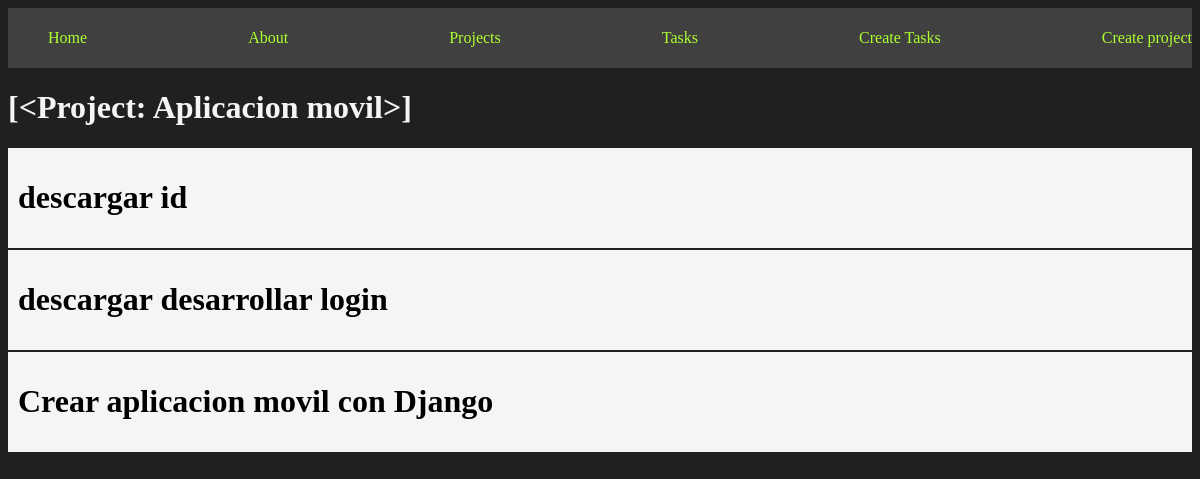
/projects/1, run on the app's committed database.
### myapp/models.py (models this page shows, shortened)
class Project(models.Model):
        name = models.CharField(max_length=200)
        def __str__(self):
                return self.name

class Task(models.Model):
        title = models.CharField(max_length=200)
        description = models.TextField()
        project = models.ForeignKey(Project, on_delete=models.CASCADE)
        done = models.BooleanField(default=False)

### myapp/views.py (the view)
# urls.py: path('projects/<int:id>', views.project_detail, name="project_detail"),
def project_detail(request, id):
    project = get_list_or_404(Project, id=id)
    tasks = Task.objects.filter(project_id=id)
    print(project)
    return render(request, 'detail.html',{
        'project': project,
        'tasks':tasks
    })

### myapp/templates/detail.html
{% extends 'layaouts/base.html' %}
{% block content %}
<h1>{{project}}</h1>
{% for task in tasks %}
<div class="card">
    <h1>{{task.title}}</h1>
</div>
{% endfor %}
{% endblock %}

### myapp/static/styles/main.css (style rules this page uses)
body { background: #202020; color: whitesmoke; }
.card { background: whitesmoke; color: black; padding: 10px; margin-bottom: 2px; }

### data on the page
Project: name "[<Project: Aplicacion movil>]"
Task: title "descargar id"
Task: title "descargar desarrollar login"
Task: title "Crear aplicacion movil con Django"
